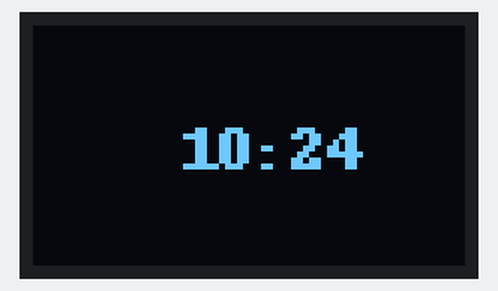
A program run on a simulated Raspberry Pi (BCM pin numbers). Shown: 72×40 one-colour display. The clock reads 2024-03-15 10:24:30 at power-on unless the program sets it.

Above: at 0.1 s.
At 30.1 s:
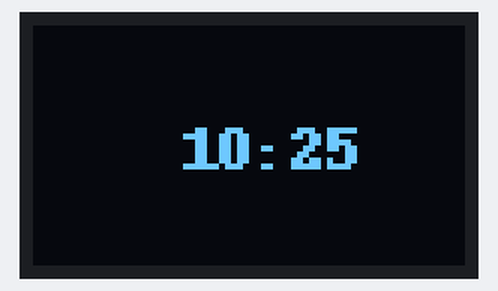
At 90.2 s:
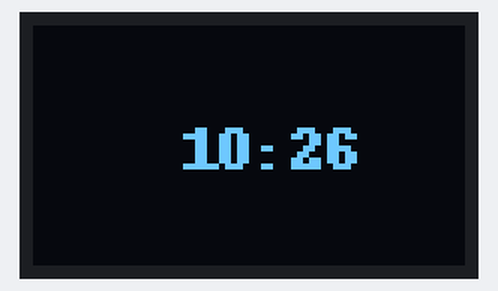

The program:

ssd_clock.py
```python
import board, busio
import adafruit_ssd1306
from PIL import Image, ImageDraw
import datetime
from time import sleep

SSD_ADDR = 0x3c
WIDTH = 72
HEIGHT = 40

i2c = busio.I2C(board.SCL, board.SDA)
oled = adafruit_ssd1306.SSD1306_I2C(WIDTH, HEIGHT, i2c, addr=SSD_ADDR)

oled.fill(0)
oled.show()

while True :
    time = datetime.datetime.now()
    img = Image.new("1", (WIDTH, HEIGHT))
    draw = ImageDraw.Draw(img)
    draw.text((25,15), f"{time.hour}:{time.minute}", fill=255)

    oled.image(img)
    oled.show()
    sleep(30)
```

Measured:
- what the display in image 0 shows lasts 30.0 s, from 0.1 s to 30.1 s
- what the display in image 1 shows lasts 60.1 s, from 30.1 s to 90.2 s
